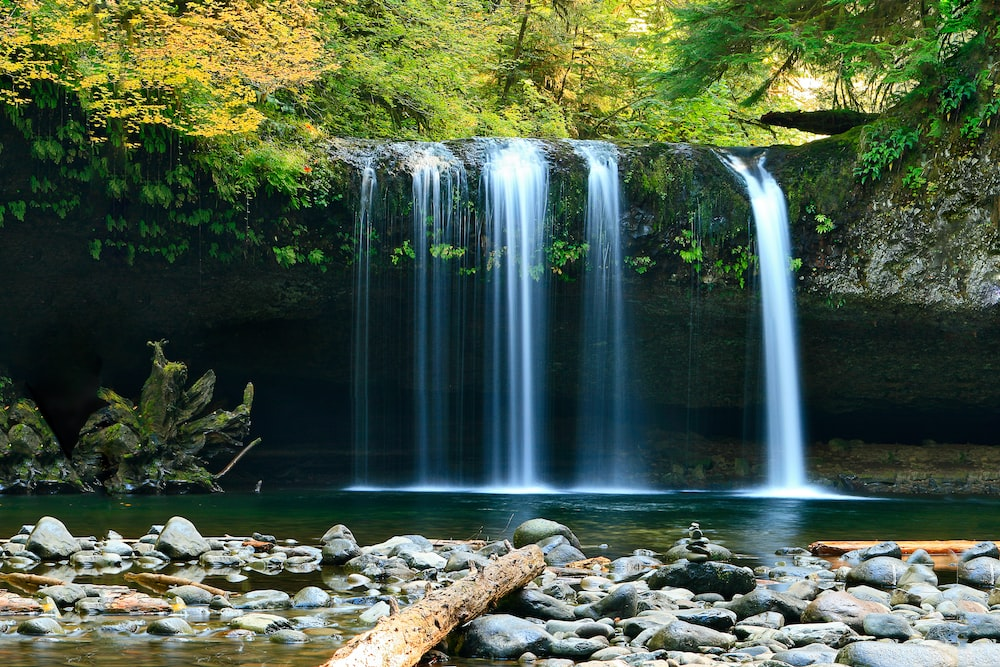
#> input picture waterfall.jpg, 1000 x 667 px
$ python cropped_waterfall.py
#> lines starting #> are read from the running program, lines starting #| are printed output that depends on the picture; after the words box and inside, x2 and y2 are one past the last pixel; in counts of white or black regions, pixels touching at a corner belong together
import cv2
import numpy as np

# Load the image using OpenCV
image = cv2.imread('waterfall.jpg')
#> image is the input picture: shape (667, 1000, 3); mean B, G, R 71.1, 92.1, 75.3
print(image.shape)
#| (667, 1000, 3)
# Define the coordinates or parameters for different shapes
# Rectangle
rect_x, rect_y, rect_w, rect_h = 100, 100, 200, 150

# Square
square_side = 150

# Triangle
triangle_points = np.array([(300, 100), (450, 100), (375, 250)], np.int32)
# print(triangle_points)
# Hexagon
hexagon_points = np.array([
    (200, 400), (100, 300), (150, 200),
    (250, 200), (300, 300), (250, 400)
], np.int32)
pentagon_points = np.array([
    (100, 600), (100, 300), (400, 50),
    (800, 300), (800, 600),
], np.int32)
# print(hexagon_points)
# Create masks for different shapes
rect_mask = np.zeros(image.shape[:2], dtype=np.uint8)
cv2.rectangle(rect_mask, (rect_x, rect_y), (rect_x + rect_w, rect_y + rect_h), 255, -1)
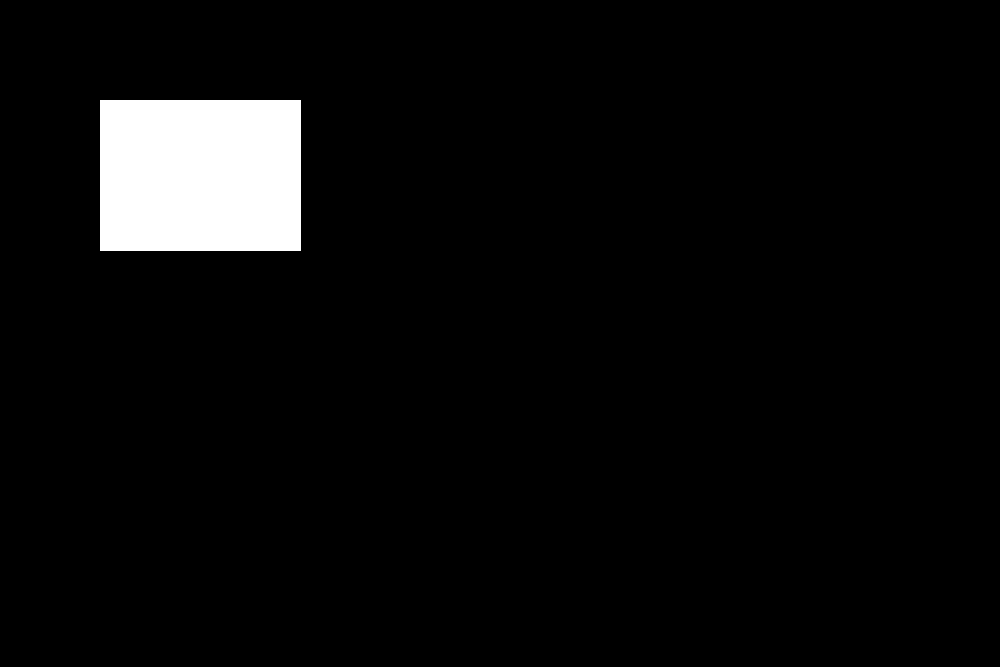
#> rect_mask: shape (667, 1000); 4.6% white; 1 white region, box (x1, y1, x2, y2) and area: (100, 100, 301, 251) 30351

square_mask = np.zeros(image.shape[:2], dtype=np.uint8)
cv2.rectangle(square_mask, (rect_x, rect_y), (rect_x + square_side, rect_y + square_side), 255, -1)
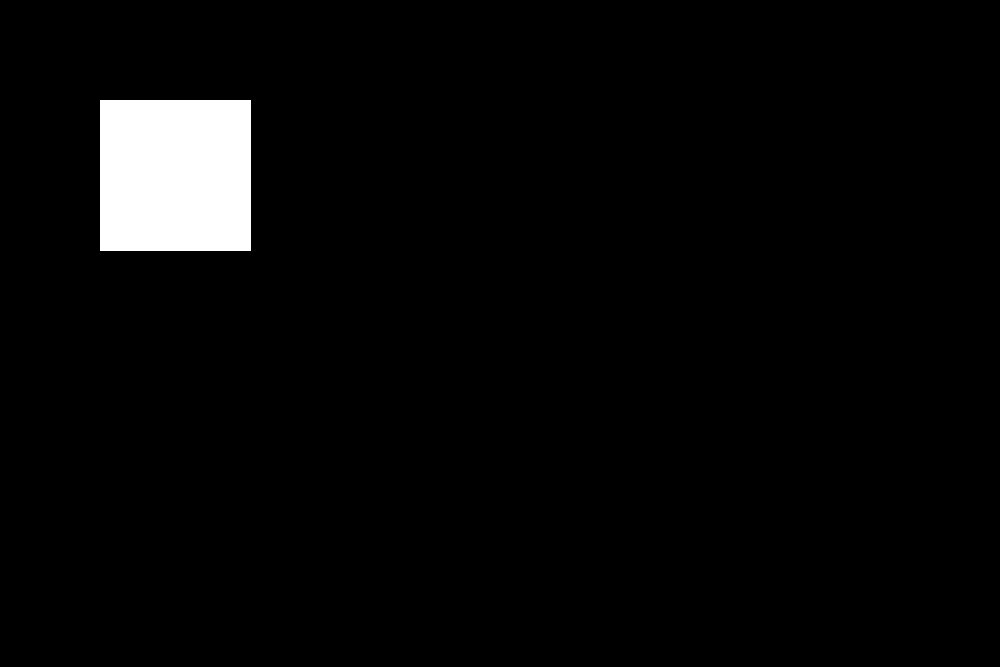
#> square_mask: shape (667, 1000); 3.4% white; 1 white region, box (x1, y1, x2, y2) and area: (100, 100, 251, 251) 22801

triangle_mask = np.zeros(image.shape[:2], dtype=np.uint8)
cv2.fillPoly(triangle_mask, [triangle_points], 255)
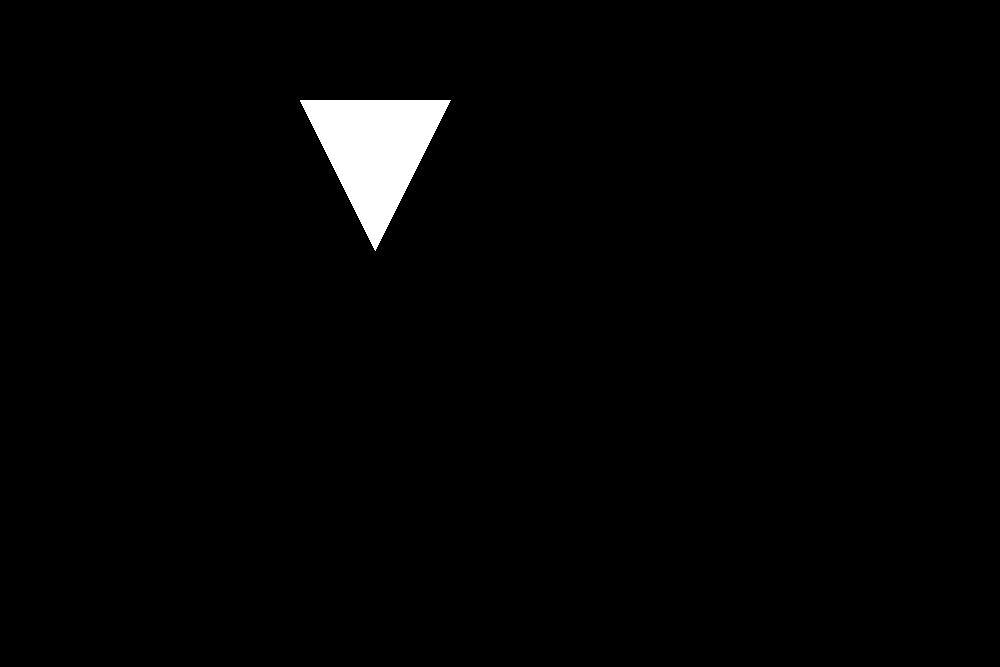
#> triangle_mask: shape (667, 1000); 1.7% white; 1 white region, box (x1, y1, x2, y2) and area: (300, 100, 451, 251) 11476

hexagon_mask = np.zeros(image.shape[:2], dtype=np.uint8)
cv2.fillPoly(hexagon_mask, [hexagon_points], 255)
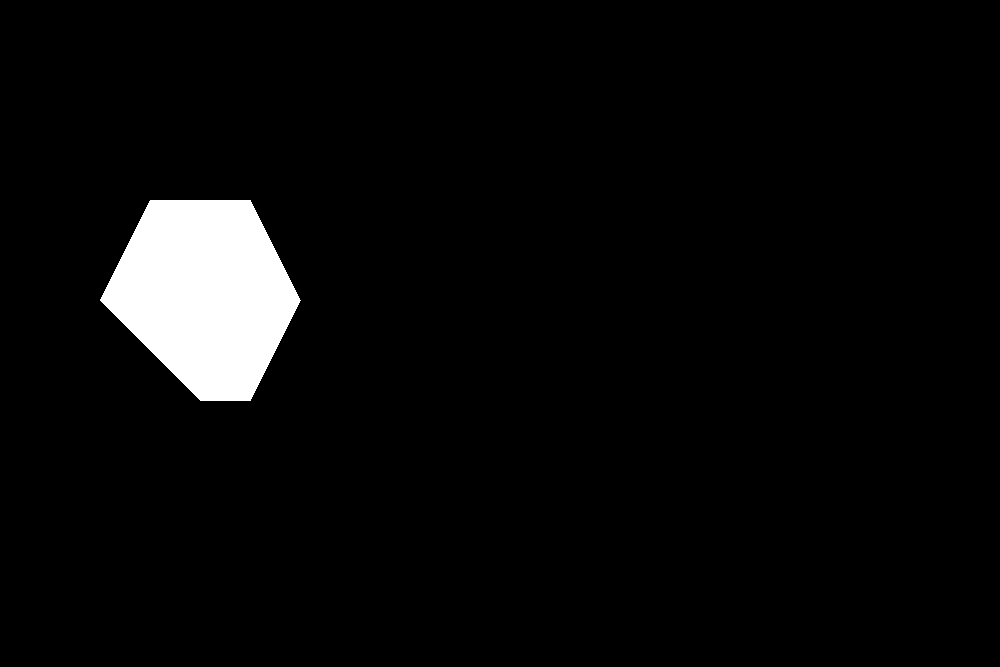
#> hexagon_mask: shape (667, 1000); 4.2% white; 1 white region, box (x1, y1, x2, y2) and area: (100, 200, 301, 401) 27751

pentagon_mask = np.zeros(image.shape[:2], dtype=np.uint8)
cv2.fillPoly(pentagon_mask, [pentagon_points], 255)
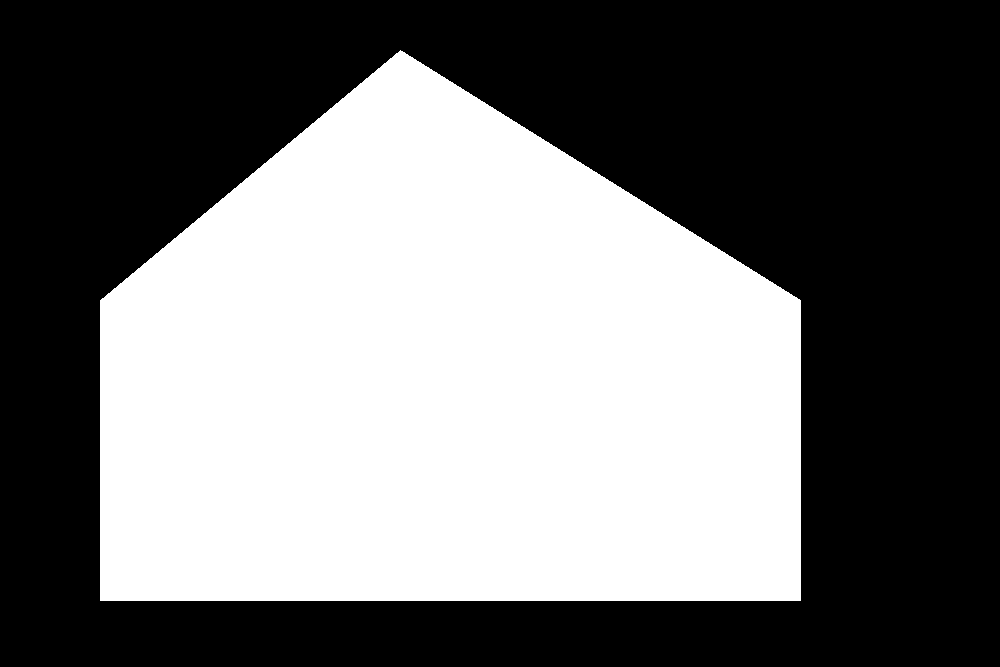
#> pentagon_mask: shape (667, 1000); 44.8% white; 1 white region, box (x1, y1, x2, y2) and area: (100, 50, 801, 601) 298501
#> (the run stopped early here; a loop or call above may not have finished)
